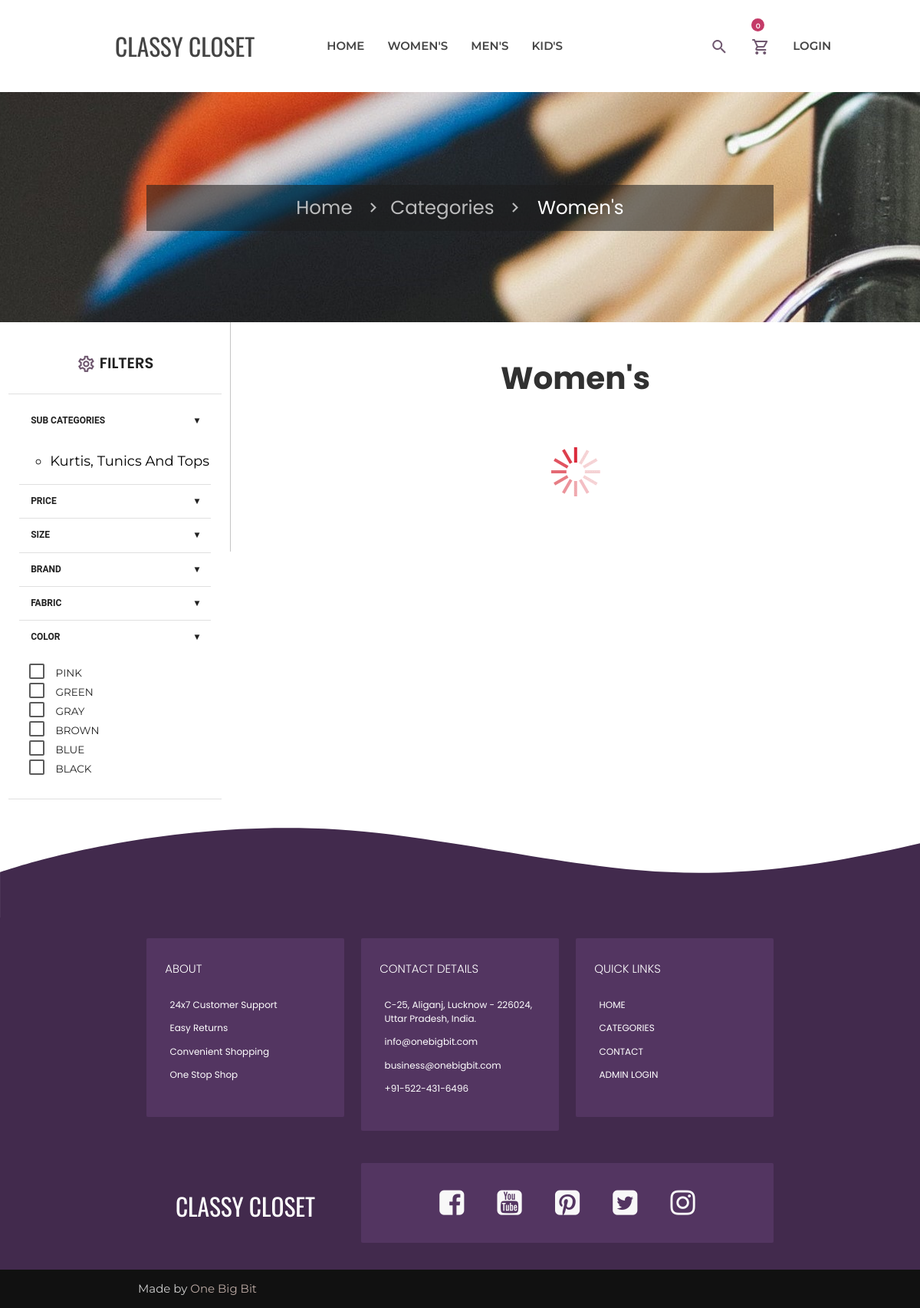
Screenshot of /categories.php?id=1 with the database file from the repository.
### tables this page shows
CREATE TABLE `super_category` (
  `id` int(11) NOT NULL,
  `super_category` varchar(255) NOT NULL,
  `status` tinyint(4) NOT NULL
);

CREATE TABLE `categories` (
  `id` int(11) NOT NULL,
  `super_categories_id` int(11) NOT NULL,
  `categories` varchar(255) NOT NULL,
  `status` tinyint(4) NOT NULL
);

### includes/add_to_cart.inc.php (called while the page is built, shortened)
<?php
class add_to_cart
{
    function totalProduct()
    {
        if (isset($_SESSION['cart'])) {
            return count($_SESSION['cart']);
        } else {
            return 0;
        }
    }
}

### categories.php (the view, shortened to what this page needs)
<?php require('includes/header.inc.php');
$super_cat_id = mysqli_real_escape_string($con, $_GET['id']);
$cat_res = mysqli_query($con, "SELECT * FROM categories WHERE status=1 AND super_categories_id=$super_cat_id ORDER BY categories ASC");
$cat_arr = array();
while ($row = mysqli_fetch_assoc($cat_res)) {
    $cat_arr[] = $row;
}
$super_cat_res = mysqli_query($con, "SELECT super_category.*,categories.* FROM super_category,categories WHERE super_category.id = categories.super_categories_id AND categories.super_categories_id=$super_cat_id");
$super_cat_arr = array();
while ($row1 = mysqli_fetch_assoc($super_cat_res)) {
    $super_cat_arr[] = $row1;
}
?>
<section>
    <div class="parallax-container valign-wrapper">
        <div class="section no-pad-bot">
            <div class="container">
                <div class="row center">
                    <h5 class="header col s12">
                        <div class="breadcrumb_wrapper">
                            <a href="index.php" class="breadcrumb">Home</a>
                            <a href="super_categories.php" class="breadcrumb">Categories</a>
                            <a class="breadcrumb">
                                <?php
                                echo $super_cat_arr[0]['super_category'];
                                ?>
                            </a>
                        </div>
                    </h5>
                </div>
            </div>
        </div>
        <div class="parallax"><img src="media/parallax/4.jpg" alt="Unsplashed background img 2"></div>
    </div>
</section>
<div class="row" style="background-color: #fff;margin-bottom: 0px;">
    <div id="filters" class="col s12 m3" ;>
        <h1 class="title center"><i class="material-icons-outlined" style="font-size: 1.3em;">settings</i>&nbsp;Filters </h1>
        <div class="divider"></div>
        <div id="filter_body" class="filter_content">
            <div id="subcategory" class="">
                <h1 class="filter_head">Sub Categories <span class="right"> &#9662;</span></h1>
                <form action="#" id="subcategory_body" class="filter_options">
                    <ol style="list-style-type: circle;">
                        <?php
                        foreach ($cat_arr as $list) {
                        ?>
                            <li>
                                <a id="cat_button" href="sub_categories.php?id=<?php echo $list['id'] ?>" class="black-text">
                                    <?php echo $list['categories'] ?>
                                </a>
                            </li>
                        <?php
                        }
                        ?>
                    </ol>
                </form>
            </div>
            <div class="divider"></div>
            <div id="price" class="">
                <h1 class="filter_head">Price <span class="right"> &#9662;</span></h1>
            </div>
            <div class="divider"></div>
            <div id="size" class="">
                <h1 class="filter_head">Size <span class="right"> &#9662;</span></h1>
            </div>
            <div class="divider"></div>
            <div id="type" class="">
                <h1 class="filter_head">BRAND <span class="right"> &#9662;</span></h1>
            </div>
            <div class="divider"></div>
            <div id="fabric" class="">
                <h1 class="filter_head">Fabric <span class="right"> &#9662;</span></h1>
            </div>
            <div class="divider"></div>
            <div id="color" class="">
                <h1 class="filter_head">Color <span class="right"> &#9662;</span></h1>
            </div>
            <form id="color_body" action="#" class="filter_options color_buttons">
                <?php
                $query = "
                    SELECT DISTINCT(color) FROM product WHERE status = '1' ORDER BY color DESC
                    ";
                $res = mysqli_query($con, $query);
                while ($row = mysqli_fetch_assoc($res)) {
                ?>
                    <div class="list-group-item checkbox">
                        <label>
                            <span><?php echo $row['color']; ?></span>
                        </label>
                    </div>
                <?php
                }
                ?>
            </form>
        </div>
    </div>
    <div class="col s12 m9" style="border-left: solid rgb(196, 196, 196) 1px;">
        <div id="new_arrivals" class="product_container">
            <div class="title center">
                <h1>
                    <?php echo $super_cat_arr[0]['super_category']; ?>
                </h1>
            </div>
            <div class="row filter_data center ">
            </div>
        </div>
    </div>
</div>
<section style="background-color: rgb(255, 255, 255);">
    <svg class="curve" data-name="layer" viewBox="0 0 1416.9 174.01">
        <path d="M0,220.8S283.66,120,608.94,163.56s437.93,100.57,818,10.34V309.54H0V280.8Z" transform="translate(0 -120.53)" />
    </svg>
</section>
<?php require('includes/footer.inc.php'); ?>

### includes/header.inc.php (shortened to what this page needs)
<?php
require('function.inc.php');
require('add_to_cart.inc.php');
$obj = new add_to_cart();
$totalProduct = $obj->totalProduct();
?>
<!DOCTYPE html>
<html lang="en">
<head>
    <link rel="stylesheet" href="https://cdnjs.cloudflare.com/ajax/libs/font-awesome/4.7.0/css/font-awesome.min.css">
    <link href="css/materialize.css" type="text/css" rel="stylesheet" media="screen,projection" />
    <link href="css/style.css" type="text/css" rel="stylesheet" media="screen,projection" />
    <link href="css/jquery-ui.css" type="text/css" rel="stylesheet" media="screen,projection" />
</head>
<body class="">
    <nav id="nav" class="white z-depth-0" role="navigation">
        <div class="row">
            <div class="col s12 m3 center">
                <a id="logo-container" class="brand-logo" href="index.php">CLASSY CLOSET</a>
            </div>
            <div class="col s12 m5 offset-m1">
                <ul id="hover" class="hide-on-med-and-down nav-ul">
                    <li><a href="index.php">Home</a> </li>
                                        <?php
                                        $cat_res = mysqli_query($con, "SELECT * FROM categories WHERE super_categories_id = '1'");
                                        ?>
                    <?php
                    $res = mysqli_query($con, "SELECT * FROM super_category WHERE status=1");
                    while ($row = mysqli_fetch_assoc($res)) {
                    ?>
                        <li><a href="categories.php?id=<?php echo $row['id'] ?>"><?php echo $row['super_category'] ?></a>
                        </li>
                    <?php } ?>
                </ul>
            </div>
            <div class="col s12 m3">
                <ul id="hover" class="hide-on-med-and-down nav-ul">
                    <li id="search_icon"><a> <i class="material-icons-outlined">search</i></a> </li>
                    <li id="nav_cart">
                        <div class="htc__shopping__cart">
                            <a class="cart__menu" href="cart.php"><i class="material-icons-outlined">shopping_cart</i></a>
                            <a href="cart.php">
                                <span class="htc__qua"><?php echo $totalProduct ?></span>
                            </a>
                        </div>
                    </li>
                    <li>
                        <?php
                        if (isset($_SESSION['USER_LOGIN'])) {
                            echo
                                '<a> <i class="material-icons-outlined">account_circle</i> &#8964;</a>
                                    </a>
                                    <ul  class="user">
                                <li><a href="user_profile.php">'
                                    . $_SESSION['USER_NAME'] . '
                                    </a></li>
                                <li><a href="user_profile.php#my_order">My Orders
                                     </a></li>
                                     <li><a href="user_profile.php#my_wishlist">My Wishlist</a></li>
                                <li><a href="logout.php">Logout</a></li>
                            </ul>
                                     ';
                        } else {
                            echo '<a href="login.php">Login</a>';
                        }
                        ?>
                    </li>
                </ul>
            </div>
        </div>
    </nav>

### css/style.css (style rules this page uses)
html { scroll-behavior: smooth }
nav ul a, nav .brand-logo { color: #444; }
.parallax-container { min-height: 300px; line-height: 0; height: auto; color: rgba(255, 255, 255, 0.9); }
.parallax-container .section { width: 100%; }
body { font-family: "Montserrat", sans-serif; color: #000; }
nav { height: 15vh !important; position: relative; z-index: 999; line-height: 15vh; text-transform: uppercase; }
.nav-ul { font-weight: 600; }
.brand-logo { font-size: 2.1rem !important; font-family: "Oswald", sans-serif; }
nav i, nav [class^="mdi-"], nav [class*="mdi-"], nav i.material-icons { display: unset; }
.material-icons-outlined { font-weight: 300; color: #442644c5; vertical-align: middle; display: inline; }
.product_container { padding: 1% 4% !important; }
#new_arrivals { background-color: #fff; padding-top: 10px; }
#new_arrivals .title h1 { color: #313131; font-family: "Poppins", sans-serif; font-size: 2.7em !important; font-weight: 700; }
.breadcrumb_wrapper { font-family: Poppins, sans-serif; z-index: -1; padding-top: 2%; padding-bottom: 2%; background-color: rgba(29, 29, 29, 0.562); }
.breadcrumb_wrapper a { font-size: 1em; }
#filters { overflow: hidden; z-index: 0; text-transform: uppercase; }
#filters .title { color: #202020; font-family: "Poppins", sans-serif; font-size: 1.3em !important; font-weight: 600; }
.filter_content { margin: 5%; }
.filter_head { cursor: pointer; font-family: "Roboto", sans-serif; padding: 1rem; margin: 0; font-size: 0.8em !important; font-weight: 700; color: #212121; }
.filter_options { display: none; padding: 5%; }
#subcategory_body { display: block; }
#subcategory_body.filter_options { padding: 0%; text-transform: capitalize; }
.filter_options li { line-height: 1.7em; font-size: large; color: #242424; }
#color_body { display: block; }
.filter_options label { color: #242424; }
[type="checkbox"]+span:not(.lever) { font-size: 0.9rem; }
span.htc__qua { background: #c43b68; border-radius: 100%; color: #fff; font-size: 9px; height: 17px; line-height: 19px; position: absolute; right: 17; text-align: center; top: 20%; width: 17px; }
.curve { transform: translateY(10px); }

### rows the page displays
super_category: super_category "WOMEN'S", super_category "Women's"
super_category: super_category "MEN'S"
super_category: super_category "KID'S"
categories: categories "Kurtis, Tunics And Tops"

### other values shown
$totalProduct "0"
$row['color'] "PINK"
$row['color'] "GREEN"
$row['color'] "GRAY"
$row['color'] "BROWN"
$row['color'] "BLUE"
$row['color'] "BLACK"
